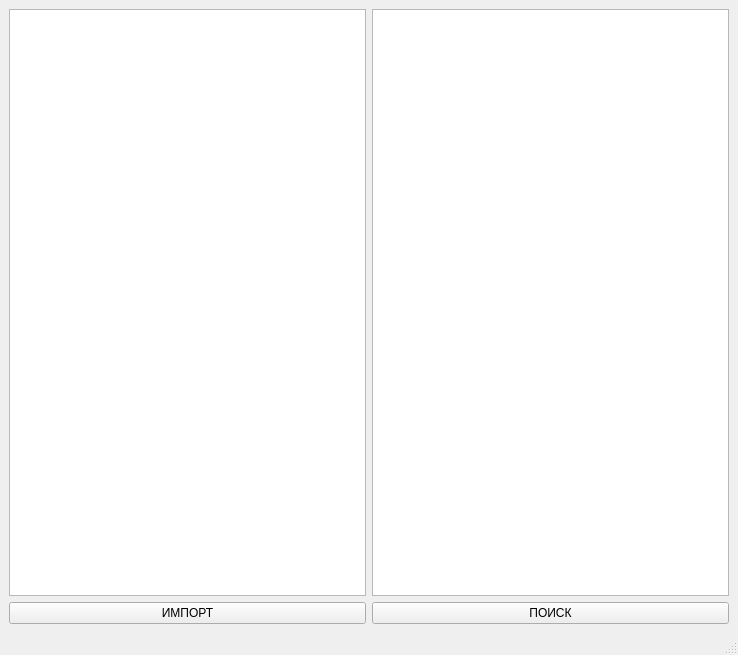
<?xml version="1.0" encoding="UTF-8"?>
<ui version="4.0">
 <class>MainWindow</class>
 <widget class="QMainWindow" name="MainWindow">
  <property name="geometry">
   <rect>
    <x>0</x>
    <y>0</y>
    <width>738</width>
    <height>655</height>
   </rect>
  </property>
  <property name="windowTitle">
   <string>MainWindow</string>
  </property>
  <widget class="QWidget" name="centralwidget">
   <layout class="QVBoxLayout" name="verticalLayout_3">
    <item>
     <layout class="QVBoxLayout" name="verticalLayout_2">
      <property name="rightMargin">
       <number>0</number>
      </property>
      <item>
       <layout class="QHBoxLayout" name="horizontalLayout_2">
        <item>
         <widget class="QPlainTextEdit" name="text_input"/>
        </item>
        <item>
         <widget class="QPlainTextEdit" name="text_top"/>
        </item>
       </layout>
      </item>
      <item>
       <layout class="QHBoxLayout" name="horizontalLayout">
        <item>
         <widget class="QPushButton" name="btn_import">
          <property name="text">
           <string>ИМПОРТ</string>
          </property>
         </widget>
        </item>
        <item>
         <widget class="QPushButton" name="btn_search">
          <property name="text">
           <string>ПОИСК</string>
          </property>
         </widget>
        </item>
       </layout>
      </item>
     </layout>
    </item>
   </layout>
  </widget>
  <widget class="QStatusBar" name="statusbar"/>
 </widget>
 <resources/>
 <connections/>
</ui>
